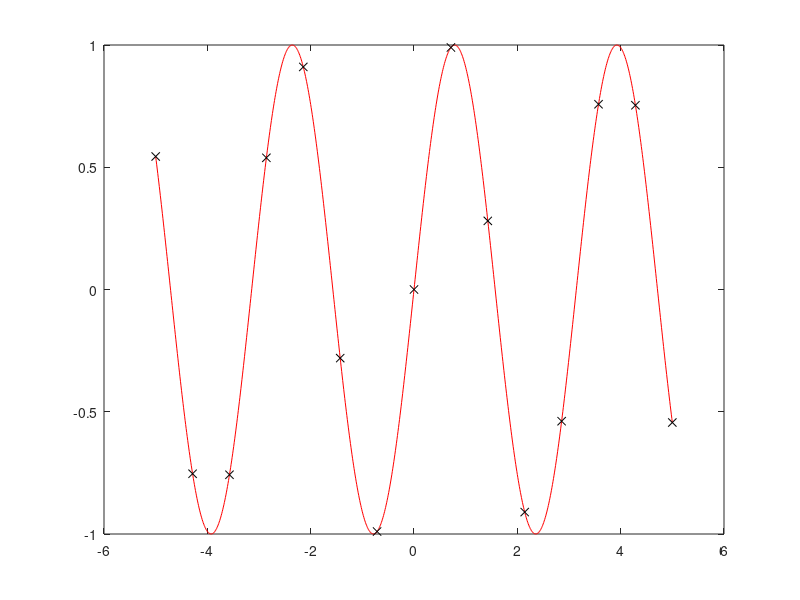

This chart was generated by the following MATLAB code: (Note: this script raises an error after producing the figure.)
X = [-5: 0.01: 5];

lambda_f = @(x) sin(2*x);
lambda_df = @(x) 2*cos(2*x);

plot(X, lambda_f(X), 'Color', 'r');

hold on

x = linspace(-5, 5, 15);
f = lambda_f(x);
df = lambda_df(x);

plot(x, f, 'x', 'Color', 'k');


[y,_] = Hermite(x, [f; df], X);



plot(X, y, 'Color', 'b');

legend('sin(2*x)', 'interp points','hermite');